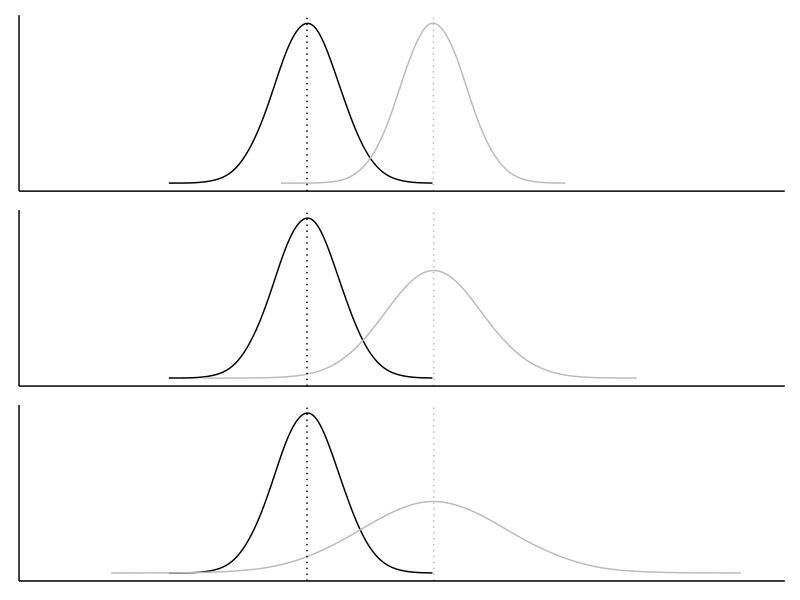
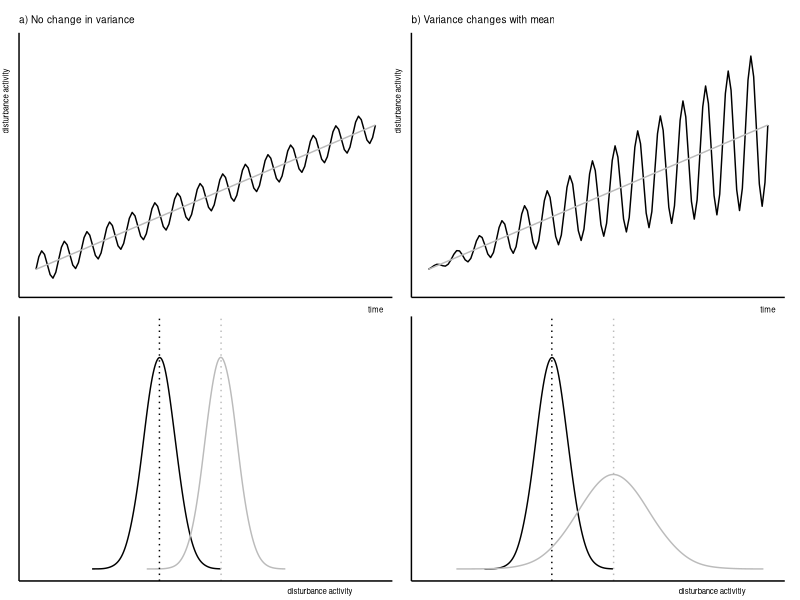
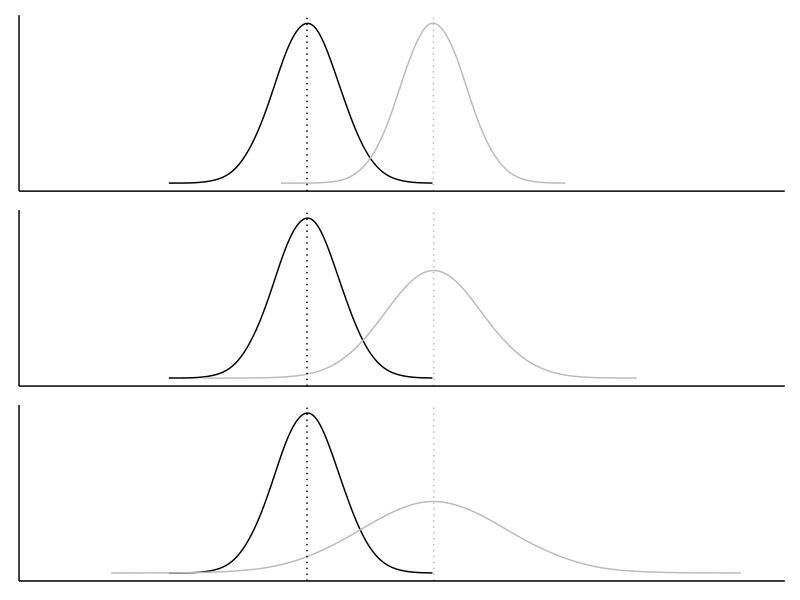
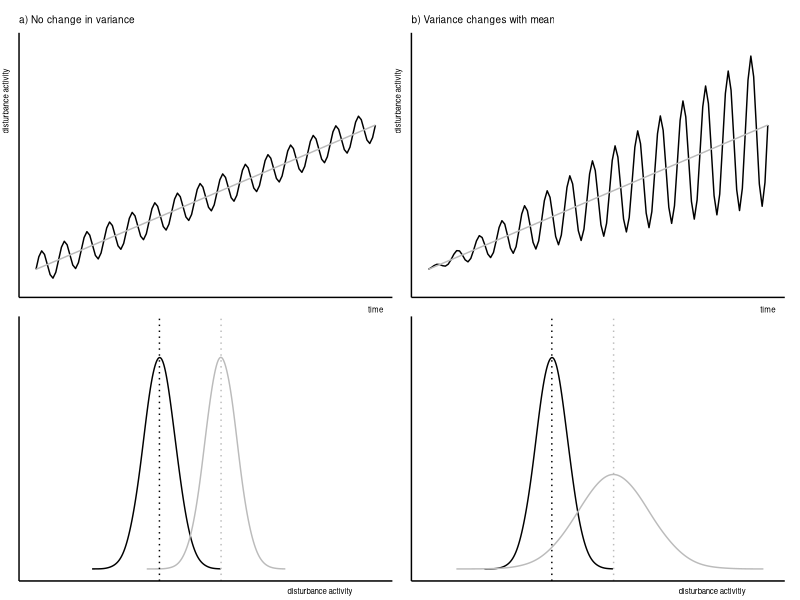

These figures' R source, in order:

library(tidyverse)
library(patchwork)

n <- 100000
m1 <- 0.5
m2 <- 1.5
v0 <- m1 / 2
v1 <- v0 * m2^(0)
v2 <- v0 * m2^(1)
v3 <- v0 * m2^(2)
d0 <- rnorm(n, m1, v0)
d1 <- rnorm(n, m2, v1)
d2 <- rnorm(n, m2, v2)
d3 <- rnorm(n, m2, v3)

p1 <- ggplot() +
  geom_line(stat = "density", aes(x = d0),
            adjust = 3,
            trim = TRUE,
            col = "#000000") +
  geom_line(stat = "density", aes(x = d1),
            adjust = 3,
            trim = TRUE,
            col = "#BBBBBB") +
  xlim(-1.5, 4) +
  geom_vline(xintercept = mean(d0), col = "#000000", linetype = "dotted") +
  geom_vline(xintercept = mean(d1), col = "#BBBBBB", linetype = "dotted") +
  #geom_vline(xintercept = max(d1), col = "#EE6677", linetype = "dashed") +
  theme_classic() +
  theme(axis.title = element_blank(),
        axis.text = element_blank(),
        #axis.line.y = element_blank(),
        axis.ticks = element_blank())
  #annotate("text", x = -1, y = 0.8, label = bquote(b==0), size = 3) +
  #annotate("text", x = max(d1), y = 0.05, label = "*", col = "#EE6677", size = 8) +
  #annotate("text", x = max(d1) + 0.3, y = 0.45, label = "Maximum", col = "#EE6677", size = 2.5)

p2 <- ggplot() +
  geom_line(stat = "density", aes(x = d0), 
            adjust = 3,
            trim = TRUE,
            col = "#000000") +
  geom_line(stat = "density", aes(x = d2), 
            adjust = 3, 
            col = "#BBBBBB",
            trim = TRUE) +
  xlim(-1.5, 4) +
  geom_vline(xintercept = mean(d0), col = "#000000", linetype = "dotted") +
  geom_vline(xintercept = mean(d2), col = "#BBBBBB", linetype = "dotted") +
  #geom_vline(xintercept = max(d2), col = "#EE6677", linetype = "dashed") +
  theme_classic() +
  theme(axis.title = element_blank(),
        axis.text = element_blank(),
        #axis.line.y = element_blank(),
        axis.ticks = element_blank())
  #annotate("text", x = -1, y = 0.8, label = bquote(b==1), size = 3) +
  #annotate("text", x = max(d2), y = 0.05, label = "*", col = "#EE6677", size = 8)

p3 <- ggplot() +
  geom_line(stat = "density", aes(x = d0), 
            adjust = 3,
            trim = TRUE,
            col = "#000000") +
  geom_line(stat = "density", aes(x = d3), 
            adjust = 3,
            trim = TRUE, 
            col = "#BBBBBB") +
  xlim(-1.5, 4) +
  geom_vline(xintercept = mean(d0), col = "#000000", linetype = "dotted") +
  geom_vline(xintercept = mean(d3), col = "#BBBBBB", linetype = "dotted") +
  #geom_vline(xintercept = max(d3), col = "#EE6677", linetype = "dashed") +
  theme_classic() +
  theme(axis.title = element_blank(),
        axis.text = element_blank(),
        #axis.line.y = element_blank(),
        axis.ticks = element_blank()) 
  # annotate("text", x = -1, y = 0.8, label = bquote(b==2), size = 3) +
  # annotate("text", x = max(d3), y = 0.05, label = "*", col = "#EE6677", size = 8)

p1 + p2 + p3 + plot_layout(ncol = 1)

ggsave("Desktop/taylor_law_example.png", width = 3, height = 3)




f = 24
f_c = 3
t = 1 / f;

t = seq(0, 5, t)

A = t

carrier = sin(2*pi*f_c*t)

out = A * carrier

p11 <- ggplot() +
  geom_line(aes(x = t, y = carrier + seq(0, 9, length.out = length(out))),
            col = "#000000") +
  geom_line(aes(x = t, y = seq(0, 9, length.out = length(out))),
            col = "#BBBBBB") +
  theme_classic() +
  theme(axis.title = element_blank(),
        axis.text = element_blank(),
        axis.ticks = element_blank(),
        title = element_text(size = 6)) +
  labs(title = bquote("a) No change in variance")) +
  annotate("text", x = max(t), y = -2.5, label = "time", size = 2) +
  annotate("text", x = -0.45, y = 10.5, label = "disturbance activity", size = 2, angle = 90) +
  coord_cartesian(xlim = c(0, 5), ylim = c(-1, 14), clip = "off")

p22 <- ggplot() +
  geom_line(aes(x = t, y = out + seq(0, 9, length.out = length(out))),
            col = "#000000") +
  geom_line(aes(x = t, y = seq(0, 9, length.out = length(out))),
            col = "#BBBBBB") +
  theme_classic() +
  theme(axis.title = element_blank(),
        axis.text = element_blank(),
        axis.ticks = element_blank(),
        title = element_text(size = 6)) +
  labs(title = "b) Variance changes with mean") +
  annotate("text", x = max(t), y = -2.5, label = "time", size = 2) +
  annotate("text", x = -0.45, y = 10.5, label = "disturbance activity", size = 2, angle = 90) +
  coord_cartesian(xlim = c(0, 5), ylim = c(-1, 14), clip = "off") 

p11 + p22 + 
  (p1 +
  annotate("text", x = 3.1, y = -0.16, label = "disturbance activity", size = 2) +
  coord_cartesian(ylim = c(0, 1.75), clip = "off")) + 
  (p3 +
  annotate("text", x = 3.1, y = -0.16, label = "disturbance activitiy", size = 2) +
  coord_cartesian(ylim = c(0, 1.75), clip = "off")) + 
  plot_layout(ncol = 2)

ggsave("figures/taylor_law_example.png", width = 3.5, height = 3)




